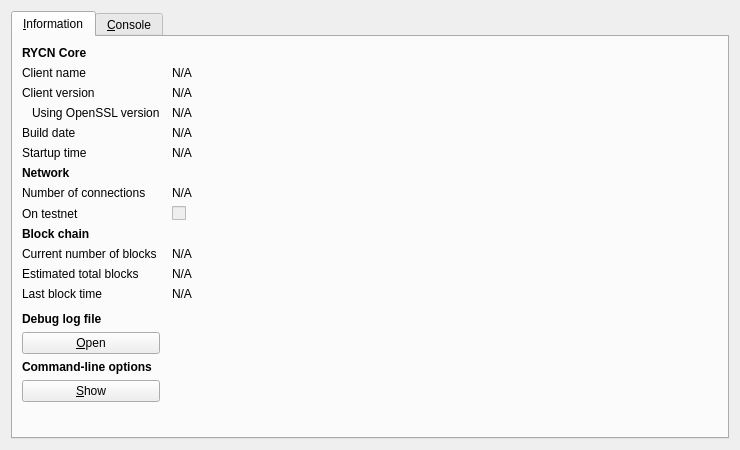
<?xml version="1.0" encoding="UTF-8"?>
<ui version="4.0">
 <class>RPCConsole</class>
 <widget class="QDialog" name="RPCConsole">
  <property name="geometry">
   <rect>
    <x>0</x>
    <y>0</y>
    <width>740</width>
    <height>450</height>
   </rect>
  </property>
  <property name="windowTitle">
   <string>RYCN - Debug window</string>
  </property>
  <layout class="QVBoxLayout" name="verticalLayout_2">
   <item>
    <widget class="QTabWidget" name="tabWidget">
     <property name="currentIndex">
      <number>0</number>
     </property>
     <widget class="QWidget" name="tab_info">
      <attribute name="title">
       <string>&amp;Information</string>
      </attribute>
      <layout class="QGridLayout" name="gridLayout" columnstretch="0,1">
       <property name="horizontalSpacing">
        <number>12</number>
       </property>
       <item row="0" column="0">
        <widget class="QLabel" name="label_9">
         <property name="font">
          <font>
           <weight>75</weight>
           <bold>true</bold>
          </font>
         </property>
         <property name="text">
          <string>RYCN Core</string>
         </property>
        </widget>
       </item>
       <item row="1" column="0">
        <widget class="QLabel" name="label_5">
         <property name="text">
          <string>Client name</string>
         </property>
        </widget>
       </item>
       <item row="1" column="1">
        <widget class="QLabel" name="clientName">
         <property name="cursor">
          <cursorShape>IBeamCursor</cursorShape>
         </property>
         <property name="text">
          <string>N/A</string>
         </property>
         <property name="textFormat">
          <enum>Qt::PlainText</enum>
         </property>
         <property name="textInteractionFlags">
          <set>Qt::LinksAccessibleByMouse|Qt::TextSelectableByKeyboard|Qt::TextSelectableByMouse</set>
         </property>
        </widget>
       </item>
       <item row="2" column="0">
        <widget class="QLabel" name="label_6">
         <property name="text">
          <string>Client version</string>
         </property>
        </widget>
       </item>
       <item row="2" column="1">
        <widget class="QLabel" name="clientVersion">
         <property name="cursor">
          <cursorShape>IBeamCursor</cursorShape>
         </property>
         <property name="text">
          <string>N/A</string>
         </property>
         <property name="textFormat">
          <enum>Qt::PlainText</enum>
         </property>
         <property name="textInteractionFlags">
          <set>Qt::LinksAccessibleByMouse|Qt::TextSelectableByKeyboard|Qt::TextSelectableByMouse</set>
         </property>
        </widget>
       </item>
       <item row="3" column="0">
        <widget class="QLabel" name="label_14">
         <property name="text">
          <string>Using OpenSSL version</string>
         </property>
         <property name="indent">
          <number>10</number>
         </property>
        </widget>
       </item>
       <item row="3" column="1">
        <widget class="QLabel" name="openSSLVersion">
         <property name="cursor">
          <cursorShape>IBeamCursor</cursorShape>
         </property>
         <property name="text">
          <string>N/A</string>
         </property>
         <property name="textFormat">
          <enum>Qt::PlainText</enum>
         </property>
         <property name="textInteractionFlags">
          <set>Qt::LinksAccessibleByMouse|Qt::TextSelectableByKeyboard|Qt::TextSelectableByMouse</set>
         </property>
        </widget>
       </item>
       <item row="4" column="0">
        <widget class="QLabel" name="label_12">
         <property name="text">
          <string>Build date</string>
         </property>
        </widget>
       </item>
       <item row="4" column="1">
        <widget class="QLabel" name="buildDate">
         <property name="cursor">
          <cursorShape>IBeamCursor</cursorShape>
         </property>
         <property name="text">
          <string>N/A</string>
         </property>
         <property name="textFormat">
          <enum>Qt::PlainText</enum>
         </property>
         <property name="textInteractionFlags">
          <set>Qt::LinksAccessibleByMouse|Qt::TextSelectableByKeyboard|Qt::TextSelectableByMouse</set>
         </property>
        </widget>
       </item>
       <item row="5" column="0">
        <widget class="QLabel" name="label_13">
         <property name="text">
          <string>Startup time</string>
         </property>
        </widget>
       </item>
       <item row="5" column="1">
        <widget class="QLabel" name="startupTime">
         <property name="cursor">
          <cursorShape>IBeamCursor</cursorShape>
         </property>
         <property name="text">
          <string>N/A</string>
         </property>
         <property name="textFormat">
          <enum>Qt::PlainText</enum>
         </property>
         <property name="textInteractionFlags">
          <set>Qt::LinksAccessibleByMouse|Qt::TextSelectableByKeyboard|Qt::TextSelectableByMouse</set>
         </property>
        </widget>
       </item>
       <item row="6" column="0">
        <widget class="QLabel" name="label_11">
         <property name="font">
          <font>
           <weight>75</weight>
           <bold>true</bold>
          </font>
         </property>
         <property name="text">
          <string>Network</string>
         </property>
        </widget>
       </item>
       <item row="7" column="0">
        <widget class="QLabel" name="label_7">
         <property name="text">
          <string>Number of connections</string>
         </property>
        </widget>
       </item>
       <item row="7" column="1">
        <widget class="QLabel" name="numberOfConnections">
         <property name="cursor">
          <cursorShape>IBeamCursor</cursorShape>
         </property>
         <property name="text">
          <string>N/A</string>
         </property>
         <property name="textFormat">
          <enum>Qt::PlainText</enum>
         </property>
         <property name="textInteractionFlags">
          <set>Qt::LinksAccessibleByMouse|Qt::TextSelectableByKeyboard|Qt::TextSelectableByMouse</set>
         </property>
        </widget>
       </item>
       <item row="8" column="0">
        <widget class="QLabel" name="label_8">
         <property name="text">
          <string>On testnet</string>
         </property>
        </widget>
       </item>
       <item row="8" column="1">
        <widget class="QCheckBox" name="isTestNet">
         <property name="enabled">
          <bool>false</bool>
         </property>
         <property name="text">
          <string/>
         </property>
        </widget>
       </item>
       <item row="9" column="0">
        <widget class="QLabel" name="label_10">
         <property name="font">
          <font>
           <weight>75</weight>
           <bold>true</bold>
          </font>
         </property>
         <property name="text">
          <string>Block chain</string>
         </property>
        </widget>
       </item>
       <item row="10" column="0">
        <widget class="QLabel" name="label_3">
         <property name="text">
          <string>Current number of blocks</string>
         </property>
        </widget>
       </item>
       <item row="10" column="1">
        <widget class="QLabel" name="numberOfBlocks">
         <property name="cursor">
          <cursorShape>IBeamCursor</cursorShape>
         </property>
         <property name="text">
          <string>N/A</string>
         </property>
         <property name="textFormat">
          <enum>Qt::PlainText</enum>
         </property>
         <property name="textInteractionFlags">
          <set>Qt::LinksAccessibleByMouse|Qt::TextSelectableByKeyboard|Qt::TextSelectableByMouse</set>
         </property>
        </widget>
       </item>
       <item row="11" column="0">
        <widget class="QLabel" name="label_4">
         <property name="text">
          <string>Estimated total blocks</string>
         </property>
        </widget>
       </item>
       <item row="11" column="1">
        <widget class="QLabel" name="totalBlocks">
         <property name="cursor">
          <cursorShape>IBeamCursor</cursorShape>
         </property>
         <property name="text">
          <string>N/A</string>
         </property>
         <property name="textFormat">
          <enum>Qt::PlainText</enum>
         </property>
         <property name="textInteractionFlags">
          <set>Qt::LinksAccessibleByMouse|Qt::TextSelectableByKeyboard|Qt::TextSelectableByMouse</set>
         </property>
        </widget>
       </item>
       <item row="12" column="0">
        <widget class="QLabel" name="label_2">
         <property name="text">
          <string>Last block time</string>
         </property>
        </widget>
       </item>
       <item row="12" column="1">
        <widget class="QLabel" name="lastBlockTime">
         <property name="cursor">
          <cursorShape>IBeamCursor</cursorShape>
         </property>
         <property name="text">
          <string>N/A</string>
         </property>
         <property name="textFormat">
          <enum>Qt::PlainText</enum>
         </property>
         <property name="textInteractionFlags">
          <set>Qt::LinksAccessibleByMouse|Qt::TextSelectableByKeyboard|Qt::TextSelectableByMouse</set>
         </property>
        </widget>
       </item>
       <item row="13" column="0">
        <spacer name="verticalSpacer_2">
         <property name="orientation">
          <enum>Qt::Vertical</enum>
         </property>
         <property name="sizeHint" stdset="0">
          <size>
           <width>20</width>
           <height>20</height>
          </size>
         </property>
        </spacer>
       </item>
       <item row="14" column="0">
        <widget class="QLabel" name="labelDebugLogfile">
         <property name="font">
          <font>
           <weight>75</weight>
           <bold>true</bold>
          </font>
         </property>
         <property name="text">
          <string>Debug log file</string>
         </property>
        </widget>
       </item>
       <item row="15" column="0">
        <widget class="QPushButton" name="openDebugLogfileButton">
         <property name="toolTip">
          <string>Open the RYCN debug log file from the current data directory. This can take a few seconds for large log files.</string>
         </property>
         <property name="text">
          <string>&amp;Open</string>
         </property>
         <property name="autoDefault">
          <bool>false</bool>
         </property>
        </widget>
       </item>
       <item row="16" column="0">
        <widget class="QLabel" name="labelCLOptions">
         <property name="font">
          <font>
           <weight>75</weight>
           <bold>true</bold>
          </font>
         </property>
         <property name="text">
          <string>Command-line options</string>
         </property>
        </widget>
       </item>
       <item row="17" column="0">
        <widget class="QPushButton" name="showCLOptionsButton">
         <property name="toolTip">
          <string>Show the RYCN-Qt help message to get a list with possible RYCN command-line options.</string>
         </property>
         <property name="text">
          <string>&amp;Show</string>
         </property>
         <property name="autoDefault">
          <bool>false</bool>
         </property>
        </widget>
       </item>
       <item row="18" column="0">
        <spacer name="verticalSpacer">
         <property name="orientation">
          <enum>Qt::Vertical</enum>
         </property>
         <property name="sizeHint" stdset="0">
          <size>
           <width>20</width>
           <height>40</height>
          </size>
         </property>
        </spacer>
       </item>
      </layout>
     </widget>
     <widget class="QWidget" name="tab_console">
      <attribute name="title">
       <string>&amp;Console</string>
      </attribute>
      <layout class="QVBoxLayout" name="verticalLayout_3">
       <property name="spacing">
        <number>3</number>
       </property>
       <item>
        <widget class="QTextEdit" name="messagesWidget">
         <property name="minimumSize">
          <size>
           <width>0</width>
           <height>100</height>
          </size>
         </property>
         <property name="readOnly">
          <bool>true</bool>
         </property>
         <property name="tabKeyNavigation" stdset="0">
          <bool>false</bool>
         </property>
         <property name="columnCount" stdset="0">
          <number>2</number>
         </property>
        </widget>
       </item>
       <item>
        <layout class="QHBoxLayout" name="horizontalLayout">
         <property name="spacing">
          <number>3</number>
         </property>
         <item>
          <widget class="QLabel" name="label">
           <property name="text">
            <string notr="true">&gt;</string>
           </property>
          </widget>
         </item>
         <item>
          <widget class="QLineEdit" name="lineEdit"/>
         </item>
         <item>
          <widget class="QPushButton" name="clearButton">
           <property name="maximumSize">
            <size>
             <width>24</width>
             <height>24</height>
            </size>
           </property>
           <property name="toolTip">
            <string>Clear console</string>
           </property>
           <property name="text">
            <string/>
           </property>
           <property name="icon">
            <iconset resource="../bitcoin.qrc">
             <normaloff>:/icons/remove</normaloff>:/icons/remove</iconset>
           </property>
           <property name="shortcut">
            <string notr="true">Ctrl+L</string>
           </property>
           <property name="autoDefault">
            <bool>false</bool>
           </property>
          </widget>
         </item>
        </layout>
       </item>
      </layout>
     </widget>
    </widget>
   </item>
  </layout>
 </widget>
 <resources>
  <include location="../bitcoin.qrc"/>
 </resources>
 <connections/>
</ui>
